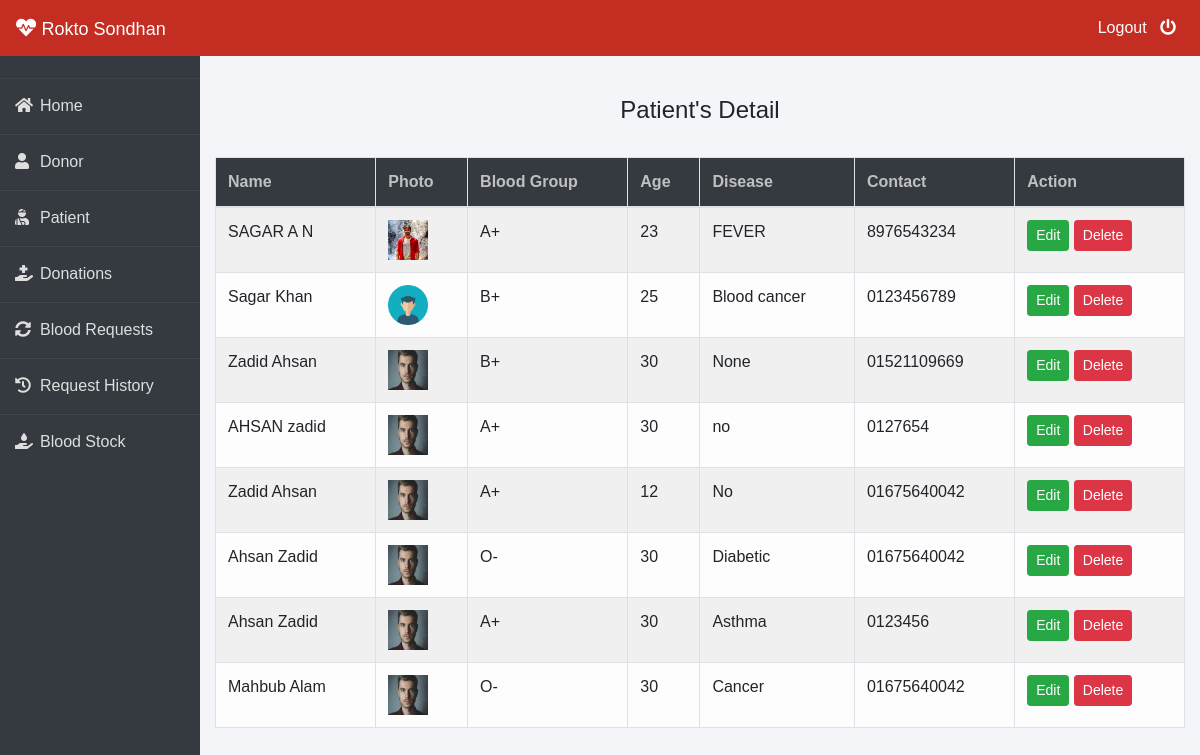
The app's page /admin-patient (signed in) with its own data.
### patient/models.py (models this page shows, shortened)
class Patient(models.Model):
    user=models.OneToOneField(User,on_delete=models.CASCADE)
    profile_pic= models.ImageField(upload_to='profile_pic/Patient/',null=True,blank=True)
    age=models.PositiveIntegerField()
    bloodgroup=models.CharField(max_length=10)
    disease=models.CharField(max_length=100)
    doctorname=models.CharField(max_length=50)
    address = models.CharField(max_length=40)
    mobile = models.CharField(max_length=20,null=False)
    @property
    def get_name(self):
        return self.user.first_name+" "+self.user.last_name

### blood/views.py (the view)
# urls.py: path('admin-patient', views.admin_patient_view,name='admin-patient'),
@login_required(login_url='adminlogin')
def admin_patient_view(request):
    patients=pmodels.Patient.objects.all()
    return render(request,'blood/admin_patient.html',{'patients':patients})

### templates/blood/admin_patient.html
{% extends 'blood/adminbase.html' %}
{% block content %}
{% load widget_tweaks %}
{%load static%}
<br><br>
<div class="container">
    <H4 class="text-center">Patient's Detail</H4><br>
    <table class="table table-light table-hover table-bordered table-striped">
        <thead class="bg-dark">
            <tr>
                <th scope="col" style="color: rgb(192, 192, 192);">Name</th>
                <th scope="col" style="color: rgb(192, 192, 192);">Photo</th>
                <th scope="col" style="color: rgb(192, 192, 192);">Blood Group</th>
                <th scope="col" style="color: rgb(192, 192, 192);">Age</th>
                <th scope="col" style="color: rgb(192, 192, 192);">Disease</th>
                <th scope="col" style="color: rgb(192, 192, 192);">Contact</th>
                <th style="color: rgb(192, 192, 192);">Action</th>
            </tr>
        </thead>
        <tbody>
            {% for t in patients %}
            <tr>
                <td> {{t.get_name}}</td>
                <td> <img src="{% static t.profile_pic.url %}" alt="Profile Pic" height="40px" width="40px" /></td>
                <td>{{t.bloodgroup}}</td>
                <td>{{t.age}}</td>
                <td>{{t.disease}}</td>
                <td>{{t.mobile}}</td>
                <td>
                    <button class="btn btn-success btn-sm"><a  style="text-decoration: none;color: white;" href="{% url 'update-patient' t.id  %}">Edit</a> </button>
                    <button class="btn btn-danger btn-sm"><a  style="text-decoration: none;color: white;" href="{% url 'delete-patient' t.id  %}">Delete</a> </button>
                </td>
            </tr>
            {% endfor %}
        </tbody>
    </table>
</div>
{% endblock content %}

### templates/blood/adminbase.html (style rules this page uses)
* { margin: 0; padding: 0; box-sizing: border-box; list-style: none; text-decoration: none; font-family: 'Josefin Sans', sans-serif; }
body { background-color: #f3f5f9; }

### records on screen
Patient: get_name "SAGAR A N", profile_pic (picture), bloodgroup "A+", age "23", disease "FEVER", mobile "8976543234"
Patient: get_name "Sagar Khan", profile_pic (picture), bloodgroup "B+", age "25", disease "Blood cancer", mobile "0123456789"
Patient: get_name "Zadid Ahsan", profile_pic (picture), bloodgroup "B+", age "30", disease "None", mobile "01521109669"
Patient: get_name "AHSAN zadid", profile_pic (picture), bloodgroup "A+", age "30", disease "no", mobile "0127654"
Patient: get_name "Zadid Ahsan", profile_pic (picture), bloodgroup "A+", age "12", disease "No", mobile "01675640042"
Patient: get_name "Ahsan Zadid", profile_pic (picture), bloodgroup "O-", age "30", disease "Diabetic", mobile "01675640042"
Patient: get_name "Ahsan Zadid", profile_pic (picture), bloodgroup "A+", age "30", disease "Asthma", mobile "0123456"
Patient: get_name "Mahbub Alam", profile_pic (picture), bloodgroup "O-", age "30", disease "Cancer", mobile "01675640042"
